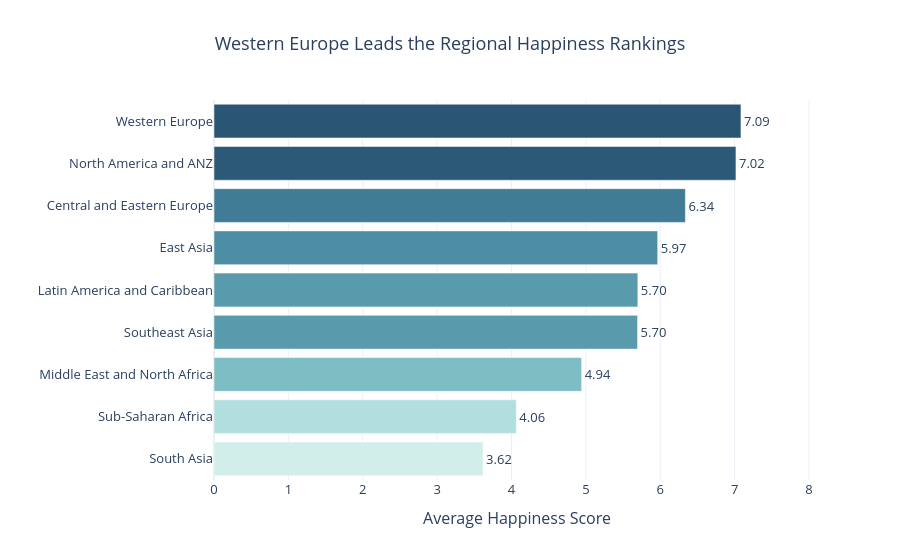

Notebook code cell kept with this figure:
### Markdown cell above
---
## Task 1 — Regional Comparison Bar Chart

**What to build:** A horizontal bar chart showing the **average happiness score by region**, sorted from highest to lowest.

**Requirements:**
- Horizontal orientation (category names are long)
- Sorted by score, descending (so the happiest region is at the top)
- Zero baseline on x-axis
- At least one design choice that goes beyond the Plotly default (colour, annotation, labels, etc.)
- An insight title that answers: *which region stands out and why does it matter?*

**Hint:** Use `df.groupby('Region')['Happiness_Score'].mean()` to compute the averages.

### Code cell
# Task 1: Regional Comparison Bar Chart

# Step 1: Calculate average happiness score for each region
region_avg = (
    df.groupby('Region')['Happiness_Score']
    .mean()
    .reset_index()
    .sort_values('Happiness_Score', ascending=False)
)

print(region_avg)

# Step 2: Create the horizontal bar chart
fig1 = px.bar(
    region_avg,
    x='Happiness_Score',
    y='Region',
    orientation='h',
    title='Western Europe Leads the Regional Happiness Rankings',
    labels={
        'Happiness_Score': 'Average Happiness Score',
        'Region': 'Region'
    },
    text_auto='.2f',
    color='Happiness_Score',
    color_continuous_scale='Teal'
)

# Keep the happiness axis starting at zero
fig1.update_layout(
    template='plotly_white',
    xaxis=dict(
        range=[0, region_avg['Happiness_Score'].max() * 1.15],
        title='Average Happiness Score'
    ),
    yaxis=dict(
        title='',
        autorange='reversed'
    ),
    title_x=0.5,
    font=dict(size=13),
    coloraxis_showscale=False
)

fig1.update_traces(textposition='outside')
fig1.show()

### Figure 1 — Plotly figure (JSON) as saved in the notebook; plotly's stock layout.template omitted (floating-point values rounded to 4 significant figures)
{"data": [{"hovertemplate": "Average Happiness Score=%{marker.color}<br>Region=%{y}<extra></extra>", "legendgroup": "", "marker": {"color": [7.086, 7.018, 6.338, 5.966, 5.699, 5.695, 4.943, 4.065, 3.618], "coloraxis": "coloraxis", "pattern": {"shape": ""}}, "name": "", "orientation": "h", "showlegend": false, "textposition": "outside", "texttemplate": "%{x:.2f}", "type": "bar", "x": [7.086, 7.018, 6.338, 5.966, 5.699, 5.695, 4.943, 4.065, 3.618], "xaxis": "x", "y": ["Western Europe", "North America and ANZ", "Central and Eastern Europe", "East Asia", "Latin America and Caribbean", "Southeast Asia", "Middle East and North Africa", "Sub-Saharan Africa", "South Asia"], "yaxis": "y"}], "layout": {"barmode": "relative", "coloraxis": {"autocolorscale": false, "colorbar": {"title": {"text": "Average Happiness Score"}}, "colorscale": [[0, "rgb(209, 238, 234)"], [0.1667, "rgb(168, 219, 217)"], [0.3333, "rgb(133, 196, 201)"], [0.5, "rgb(104, 171, 184)"], [0.6667, "rgb(79, 144, 166)"], [0.8333, "rgb(59, 115, 143)"], [1, "rgb(42, 86, 116)"]], "showscale": false}, "font": {"size": 13}, "legend": {"tracegroupgap": 0}, "title": {"text": "Western Europe Leads the Regional Happiness Rankings", "x": 0.5}, "xaxis": {"anchor": "y", "domain": [0, 1], "range": [0, 8.148], "title": {"text": "Average Happiness Score"}}, "yaxis": {"anchor": "x", "autorange": "reversed", "domain": [0, 1], "title": {"text": ""}}}}
